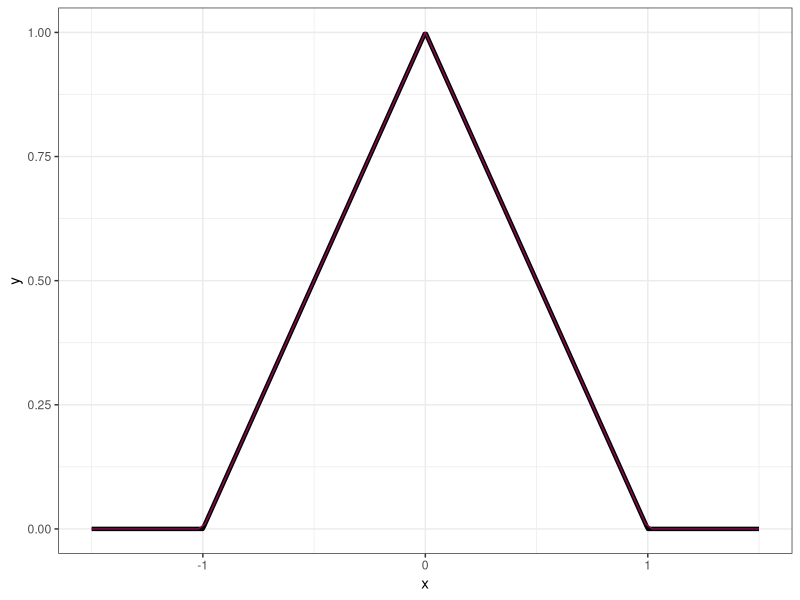
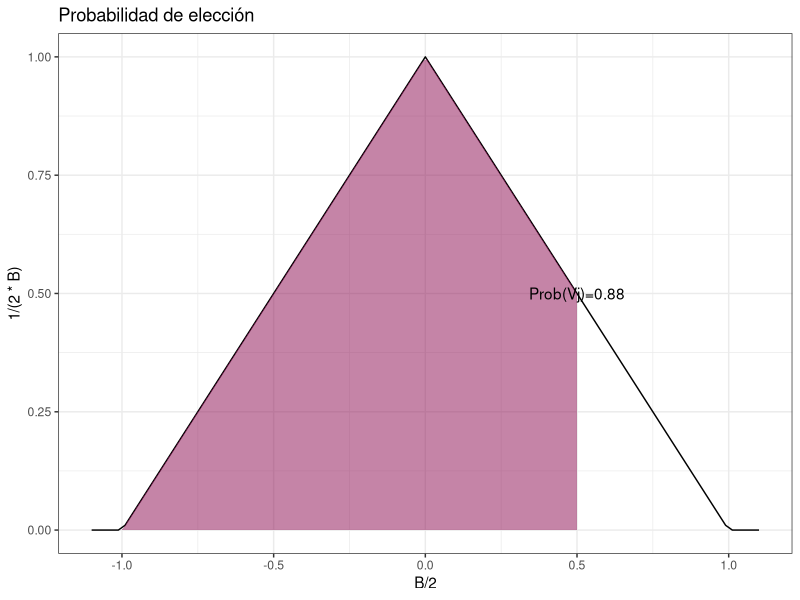

The R script that drew these images, in order:
## ---- chunk 1
knitr::opts_chunk$set(echo = TRUE)
library(tidyverse)
## ---- chunk 2
f_den <- function(x, B=1){
  if(x>=-B & x<=0){
    y <- 1/B^2 *x +1/B
  }else if(x>0 & x<=B){
    y <- -1/B^2 *x +1/B
}else{
    y <- 0
}
  return(y)
}

fv_den <- Vectorize(f_den, "x")

f_dis <- function(x, B=1){
  if(x<(-1)*B){
    y <- 0}else if(x>=-B & x<=0){
    y <- (x+B)*(fv_den(x)/2)
  }else if(x>0 & x<=B){
    y <- 1- (B-x)*fv_den(x)/2
} else{
    y <- 0
}
  return(y)
}

x <- seq(-1.5, 1.5, length.out=500)
y <- sapply(x, f_den)

ggplot()+
  geom_line(aes(x,y), color="black", , linewidth=1.5)+
  geom_function(fun = fv_den, color="deeppink4", linewidth=0.5)+
  xlim(-1.5, 1.5)+
  theme_bw()

decision <- function(Vj, Vi, B=1){
  Vji <- Vj-Vi
  PVj <- f_dis(Vji)
  
  ggplot()+
  geom_function(fun = fv_den, color="black", linewidth=0.5, xlim=c(-B-0.1, B+0.1))+
  stat_function(fun = fv_den, geom= "area", fill="deeppink4", alpha=0.5, xlim=c(-B, Vji))+ 
  geom_text(aes(B/2, 1/(2*B), label=paste0("Prob(Vj)=", round(PVj,2), sep="")))+
    labs(title="Probabilidad de elección")+
  theme_bw()
  
}

decision(Vj=6, Vi=5.5)
